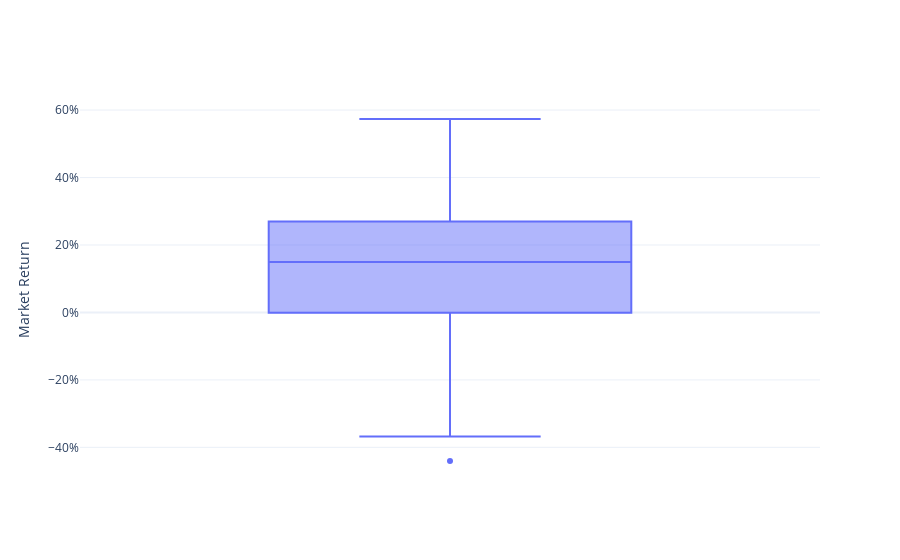

The notebook cell saved with this chart:
### Markdown cell above
# FIGURE 2

### Code cell
trace = go.Box(
    y=data,
    text=data.index.to_list(),
    hovertemplate="%{text}<br>%{y:.1%}<extra></extra>",
    name=""
)
fig = go.Figure(trace)
fig.update_layout(
    xaxis_title="",
    yaxis_title=name,
    yaxis_tickformat=".0%",
    template="plotly_white",
)
fig.show()
